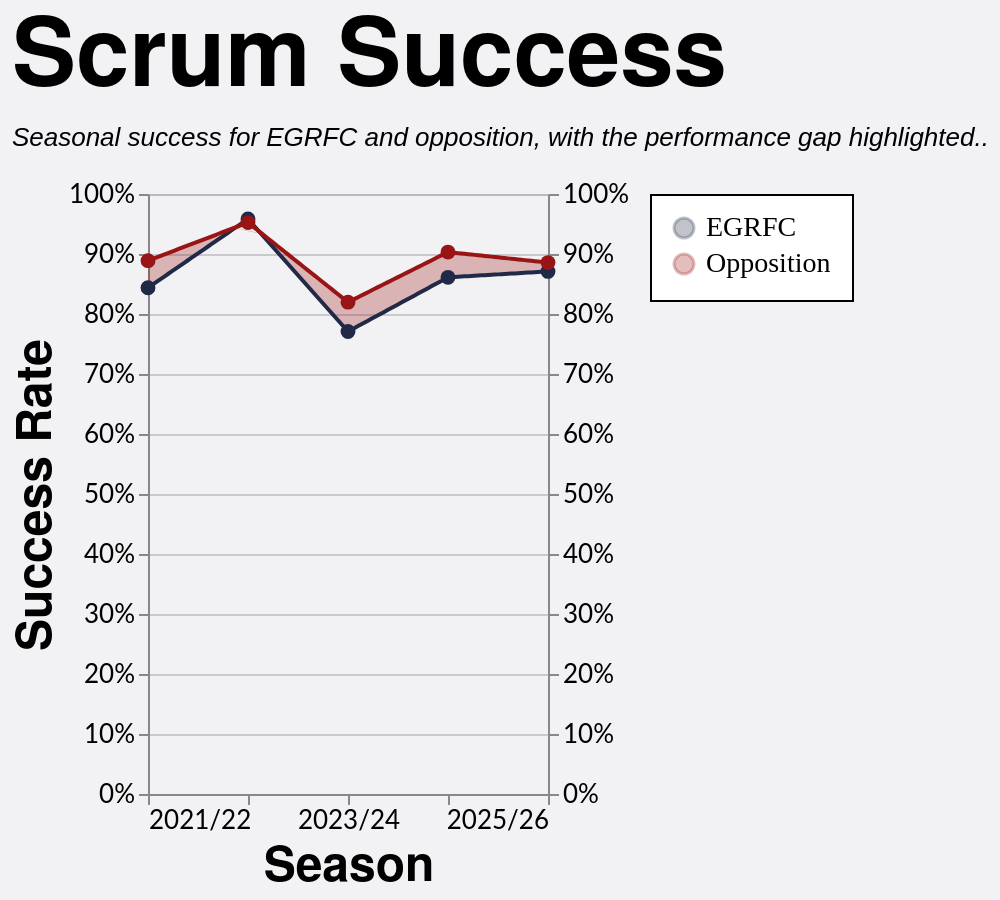

Specify this chart in Vega-Lite:
### Vega-Lite specification from a JSON file in a GitHub repository (floating-point values rounded to 4 significant figures; data arrays with more than 128 entries replaced by an {"elided": "..."} marker saying what was removed)
{"config": {"axis": {"labelFont": "Lato, sans-serif", "titleFont": "PT Sans Narrow, Helvetica Neue, Helvetica, Arial, sans-serif", "labelFontSize": 13, "titleFontSize": 24, "gridColor": "#202947", "gridOpacity": 0.2}, "header": {"labelFont": "PT Sans Narrow, Helvetica Neue, Helvetica, Arial, sans-serif", "titleFont": "PT Sans Narrow, Helvetica Neue, Helvetica, Arial, sans-serif", "labelFontSize": 24, "titleFontSize": 28, "labelFontWeight": "bold", "orient": "left"}, "legend": {"labelFont": "Lato, sans-serif", "titleFont": "PT Sans Narrow, Helvetica Neue, Helvetica, Arial, sans-serif", "labelFontSize": 14, "titleFontSize": 16, "titlePadding": 5, "fillColor": "white", "strokeColor": "black", "padding": 10, "titleFontWeight": "lighter", "titleFontStyle": "italic", "titleColor": "gray", "offset": 10}, "title": {"font": "PT Sans Narrow, Helvetica Neue, Helvetica, Arial, sans-serif", "fontSize": 48, "fontWeight": "bold", "anchor": "start", "align": "center", "titlePadding": 20, "subtitlePadding": 10, "subtitleFontSize": 13, "subtitleColor": "", "subtitleFontStyle": "italic", "offset": 15, "color": "black"}, "axisX": {"labelAngle": 0}, "facet": {"title": null, "header": null, "align": {"row": "each", "column": "each"}}, "resolve": {"scale": {"y": "independent", "facet": "independent"}}, "background": "#f2f1f4"}, "layer": [{"mark": {"type": "area", "opacity": 0.28}, "encoding": {"color": {"field": "leading_team", "legend": {"labelFont": "PT Sans Narrow", "orient": "right", "title": null}, "scale": {"domain": ["EGRFC", "Opposition"], "range": ["#202946", "#991515"]}, "title": "Team", "type": "nominal"}, "x": {"axis": {"grid": false, "labelExpr": "datum.value == 0 ? '2021/22' : datum.value == 1 ? '2022/23' : datum.value == 2 ? '2023/24' : datum.value == 3 ? '2024/25' : datum.value == 4 ? '2025/26' : ''", "values": [0, 1, 2, 3, 4]}, "field": "season_pos", "scale": {"domain": [0, 4]}, "title": "Season", "type": "quantitative"}, "y": {"axis": {"format": "%", "orient": "left"}, "field": "y_high", "scale": {"domain": [0.0, 1.0]}, "title": "Success Rate", "type": "quantitative"}, "y2": {"field": "y_low"}}, "transform": [{"filter": "(datum.team === 'EGRFC')"}]}, {"mark": {"type": "line", "size": 2}, "encoding": {"color": {"field": "team", "scale": {"domain": ["EGRFC", "Opposition"], "range": ["#202946", "#991515"]}, "title": "Team", "type": "nominal"}, "x": {"axis": {"labelExpr": "datum.value == 0 ? '2021/22' : datum.value == 1 ? '2022/23' : datum.value == 2 ? '2023/24' : datum.value == 3 ? '2024/25' : datum.value == 4 ? '2025/26' : ''", "values": [0, 1, 2, 3, 4]}, "field": "season_pos", "scale": {"domain": [0, 4]}, "title": "Season", "type": "quantitative"}, "y": {"axis": {"format": "%", "orient": "right"}, "field": "success_rate", "scale": {"domain": [0.0, 1.0]}, "title": null, "type": "quantitative"}}}, {"mark": {"type": "point", "filled": true, "opacity": 1.0, "size": 55}, "encoding": {"color": {"field": "team", "scale": {"domain": ["EGRFC", "Opposition"], "range": ["#202946", "#991515"]}, "title": "Team", "type": "nominal"}, "tooltip": [{"field": "team", "title": "Team", "type": "nominal"}, {"field": "squad", "title": "Squad", "type": "nominal"}, {"field": "set_piece_type", "title": "Set Piece", "type": "nominal"}, {"field": "lineouts_total", "format": ",.0f", "title": "Total Lineouts", "type": "quantitative"}, {"field": "success_rate", "format": ".0%", "title": "Success Rate", "type": "quantitative"}], "x": {"field": "season_pos", "title": "Season", "type": "quantitative"}, "y": {"axis": null, "field": "success_rate", "scale": {"domain": [0.0, 1.0]}, "title": "Success Rate", "type": "quantitative"}}, "transform": [{"filter": "datum.is_anchor"}]}], "data": {"name": "data-b601a261a48a06165a100dd1f0bbce0d"}, "height": 300, "title": {"text": "Scrum Success", "subtitle": "Seasonal success for EGRFC and opposition, with the performance gap highlighted.."}, "width": 200, "$schema": "https://vega.github.io/schema/vega-lite/v5.20.1.json", "datasets": {"data-b601a261a48a06165a100dd1f0bbce0d": {"elided": "242 records"}}}
